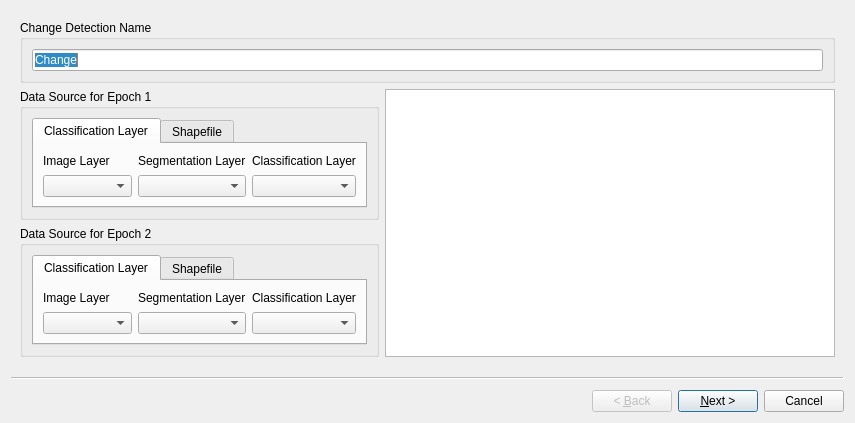
<?xml version="1.0" encoding="UTF-8"?>
<ui version="4.0">
 <class>WizardVectorChangeDetection</class>
 <widget class="QWizard" name="WizardVectorChangeDetection">
  <property name="geometry">
   <rect>
    <x>0</x>
    <y>0</y>
    <width>855</width>
    <height>379</height>
   </rect>
  </property>
  <property name="sizePolicy">
   <sizepolicy hsizetype="Expanding" vsizetype="Preferred">
    <horstretch>0</horstretch>
    <verstretch>0</verstretch>
   </sizepolicy>
  </property>
  <property name="windowTitle">
   <string>Vector Change Detection Wizard</string>
  </property>
  <property name="wizardStyle">
   <enum>QWizard::ClassicStyle</enum>
  </property>
  <widget class="QWizardPage" name="wizardPage1_DataSource">
   <property name="sizePolicy">
    <sizepolicy hsizetype="Expanding" vsizetype="Expanding">
     <horstretch>0</horstretch>
     <verstretch>0</verstretch>
    </sizepolicy>
   </property>
   <layout class="QVBoxLayout" name="verticalLayout_4">
    <item>
     <widget class="QGroupBox" name="groupBox">
      <property name="title">
       <string>Change Detection Name</string>
      </property>
      <layout class="QVBoxLayout" name="verticalLayout">
       <item>
        <widget class="QLineEdit" name="lineEditName">
         <property name="text">
          <string>Change</string>
         </property>
        </widget>
       </item>
      </layout>
     </widget>
    </item>
    <item>
     <layout class="QHBoxLayout" name="horizontalLayout_4">
      <item>
       <layout class="QVBoxLayout" name="verticalLayout_3">
        <item>
         <widget class="QGroupBox" name="groupBox_2">
          <property name="title">
           <string>Data Source for Epoch 1</string>
          </property>
          <layout class="QHBoxLayout" name="horizontalLayout">
           <item>
            <widget class="QTabWidget" name="tabWidgetT1">
             <property name="currentIndex">
              <number>0</number>
             </property>
             <widget class="QWidget" name="tab">
              <attribute name="title">
               <string>Classification Layer</string>
              </attribute>
              <layout class="QHBoxLayout" name="horizontalLayout_6">
               <item>
                <layout class="QVBoxLayout" name="verticalLayout_7">
                 <item>
                  <widget class="QLabel" name="label">
                   <property name="text">
                    <string>Image Layer</string>
                   </property>
                  </widget>
                 </item>
                 <item>
                  <widget class="QComboBox" name="comboBoxT1_ImageLayer"/>
                 </item>
                </layout>
               </item>
               <item>
                <layout class="QVBoxLayout" name="verticalLayout_8">
                 <item>
                  <widget class="QLabel" name="label_2">
                   <property name="text">
                    <string>Segmentation Layer</string>
                   </property>
                  </widget>
                 </item>
                 <item>
                  <widget class="QComboBox" name="comboBoxT1_SegLayer"/>
                 </item>
                </layout>
               </item>
               <item>
                <layout class="QVBoxLayout" name="verticalLayout_9">
                 <item>
                  <widget class="QLabel" name="label_3">
                   <property name="text">
                    <string>Classification Layer</string>
                   </property>
                  </widget>
                 </item>
                 <item>
                  <widget class="QComboBox" name="comboBoxT1_ClsLayer"/>
                 </item>
                </layout>
               </item>
              </layout>
             </widget>
             <widget class="QWidget" name="tab_2">
              <attribute name="title">
               <string>Shapefile</string>
              </attribute>
              <layout class="QHBoxLayout" name="horizontalLayout_8">
               <item>
                <widget class="QLabel" name="label_7">
                 <property name="text">
                  <string>Shapefile Path</string>
                 </property>
                </widget>
               </item>
               <item>
                <widget class="QLineEdit" name="lineEditT1_ShpPath"/>
               </item>
               <item>
                <widget class="QPushButton" name="pushButtonT1_ShpPath">
                 <property name="text">
                  <string>Browse</string>
                 </property>
                </widget>
               </item>
              </layout>
             </widget>
            </widget>
           </item>
          </layout>
         </widget>
        </item>
        <item>
         <widget class="QGroupBox" name="groupBox_4">
          <property name="title">
           <string>Data Source for Epoch 2</string>
          </property>
          <layout class="QHBoxLayout" name="horizontalLayout_3">
           <item>
            <widget class="QTabWidget" name="tabWidgetT2">
             <property name="currentIndex">
              <number>0</number>
             </property>
             <widget class="QWidget" name="tab_3">
              <attribute name="title">
               <string>Classification Layer</string>
              </attribute>
              <layout class="QHBoxLayout" name="horizontalLayout_7">
               <item>
                <layout class="QVBoxLayout" name="verticalLayout_10">
                 <item>
                  <widget class="QLabel" name="label_4">
                   <property name="text">
                    <string>Image Layer</string>
                   </property>
                  </widget>
                 </item>
                 <item>
                  <widget class="QComboBox" name="comboBoxT2_ImageLayer"/>
                 </item>
                </layout>
               </item>
               <item>
                <layout class="QVBoxLayout" name="verticalLayout_11">
                 <item>
                  <widget class="QLabel" name="label_5">
                   <property name="text">
                    <string>Segmentation Layer</string>
                   </property>
                  </widget>
                 </item>
                 <item>
                  <widget class="QComboBox" name="comboBoxT2_SegLayer"/>
                 </item>
                </layout>
               </item>
               <item>
                <layout class="QVBoxLayout" name="verticalLayout_12">
                 <item>
                  <widget class="QLabel" name="label_6">
                   <property name="text">
                    <string>Classification Layer</string>
                   </property>
                  </widget>
                 </item>
                 <item>
                  <widget class="QComboBox" name="comboBoxT2_ClsLayer"/>
                 </item>
                </layout>
               </item>
              </layout>
             </widget>
             <widget class="QWidget" name="tab_4">
              <attribute name="title">
               <string>Shapefile</string>
              </attribute>
              <layout class="QHBoxLayout" name="horizontalLayout_9">
               <item>
                <widget class="QLabel" name="label_8">
                 <property name="text">
                  <string>Shapefile Path</string>
                 </property>
                </widget>
               </item>
               <item>
                <widget class="QLineEdit" name="lineEditT2_ShpPath"/>
               </item>
               <item>
                <widget class="QPushButton" name="pushButtonT2_ShpPath">
                 <property name="text">
                  <string>Browse</string>
                 </property>
                </widget>
               </item>
              </layout>
             </widget>
            </widget>
           </item>
          </layout>
         </widget>
        </item>
       </layout>
      </item>
      <item>
       <widget class="QTextEdit" name="textEditDataSource">
        <property name="sizePolicy">
         <sizepolicy hsizetype="Preferred" vsizetype="Preferred">
          <horstretch>0</horstretch>
          <verstretch>0</verstretch>
         </sizepolicy>
        </property>
        <property name="minimumSize">
         <size>
          <width>450</width>
          <height>200</height>
         </size>
        </property>
        <property name="readOnly">
         <bool>true</bool>
        </property>
       </widget>
      </item>
     </layout>
    </item>
   </layout>
  </widget>
  <widget class="QWizardPage" name="wizardPage2_Matching">
   <layout class="QVBoxLayout" name="verticalLayout_6">
    <item>
     <widget class="QGroupBox" name="groupBox_5">
      <property name="title">
       <string>Method</string>
      </property>
      <layout class="QVBoxLayout" name="verticalLayout_5">
       <item>
        <layout class="QHBoxLayout" name="horizontalLayout_5">
         <item>
          <widget class="QRadioButton" name="radioButton">
           <property name="text">
            <string>Single Category</string>
           </property>
           <attribute name="buttonGroup">
            <string notr="true">buttonGroup</string>
           </attribute>
          </widget>
         </item>
         <item>
          <widget class="QRadioButton" name="radioButton_2">
           <property name="text">
            <string>Multiple Categories</string>
           </property>
           <attribute name="buttonGroup">
            <string notr="true">buttonGroup</string>
           </attribute>
          </widget>
         </item>
        </layout>
       </item>
      </layout>
     </widget>
    </item>
    <item>
     <widget class="QGroupBox" name="groupBox_3">
      <property name="title">
       <string>Categories Matching</string>
      </property>
      <layout class="QHBoxLayout" name="horizontalLayout_2">
       <item>
        <layout class="QVBoxLayout" name="verticalLayout_2">
         <item>
          <widget class="QListView" name="listView"/>
         </item>
         <item>
          <widget class="QListView" name="listView_2"/>
         </item>
        </layout>
       </item>
       <item>
        <widget class="QTextEdit" name="textEdit"/>
       </item>
      </layout>
     </widget>
    </item>
   </layout>
  </widget>
 </widget>
 <resources/>
 <connections/>
 <buttongroups>
  <buttongroup name="buttonGroup"/>
 </buttongroups>
</ui>
